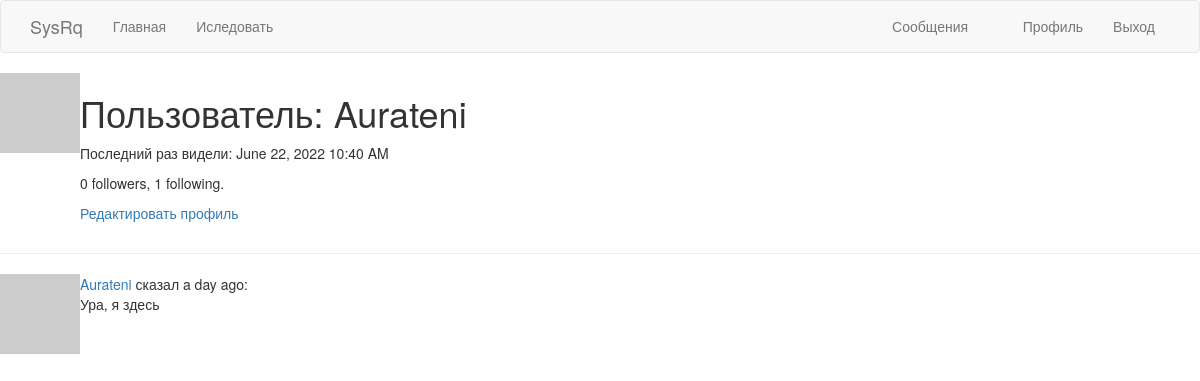
/user/Aurateni (signed in), run on the app's committed database.
### app/models.py (models this page shows, shortened)
class User(UserMixin, db.Model):
    id = db.Column(db.Integer, primary_key=True)
    username = db.Column(db.String(64), index=True, unique=True)
    email = db.Column(db.String(120), index=True, unique=True)
    password_hash = db.Column(db.String(128))
    posts = db.relationship('Post', backref='author', lazy='dynamic')
    about_me = db.Column(db.String(140))
    last_seen = db.Column(db.DateTime, default=datetime.utcnow)
    followed = db.relationship(
        'User', secondary=followers,
        primaryjoin=(followers.c.follower_id == id),
        secondaryjoin=(followers.c.followed_id == id),
        backref=db.backref('followers', lazy='dynamic'), lazy='dynamic')
    messages_sent = db.relationship('Message',
                                    foreign_keys='Message.sender_id',
                                    backref='author', lazy='dynamic')
    messages_received = db.relationship('Message',
                                        foreign_keys='Message.recipient_id',
                                        backref='recipient', lazy='dynamic')
    last_message_read_time = db.Column(db.DateTime)
    notifications = db.relationship('Notification', backref='user',
                                    lazy='dynamic')
    def new_messages(self):
        last_read_time = self.last_message_read_time or datetime(1900, 1, 1)
        return Message.query.filter_by(recipient=self).filter(
            Message.timestamp > last_read_time).count()
    def avatar(self, size):
        digest = md5(self.email.lower().encode('utf-8')).hexdigest()
        return 'https://www.gravatar.com/avatar/{}?d=identicon&s={}'.format(
            digest, size)

class Post(db.Model):
    id = db.Column(db.Integer, primary_key=True)
    body = db.Column(db.String(140))
    timestamp = db.Column(db.DateTime, index=True, default=datetime.utcnow)
    user_id = db.Column(db.Integer, db.ForeignKey('user.id'))

### app/routes.py (the view)
@app.route('/user/<username>')
@login_required
def user(username):
    user = User.query.filter_by(username=username).first_or_404()
    page = request.args.get('page', 1, type=int)
    posts = user.posts.order_by(Post.timestamp.desc()).paginate(
        page, app.config['POSTS_PER_PAGE'], False)
    next_url = url_for('user', username=user.username, page=posts.next_num) \
        if posts.has_next else None
    prev_url = url_for('user', username=user.username, page=posts.prev_num) \
        if posts.has_prev else None
    form = EmptyForm()
    return render_template('user.html', user=user, posts=posts.items, next_url=next_url, prev_url=prev_url, form=form)

### app/models.py (called while the page is built)
@login.user_loader
def load_user(id):
    return User.query.get(int(id))

### app/routes.py (called while the page is built)
@app.before_request
def before_request():
    if current_user.is_authenticated:
        current_user.last_seen = datetime.utcnow()
        db.session.commit()

### app/templates/user.html (shortened to what this page needs)
{% extends "base.html" %}
{% block content %}
     <table>
        <tr valign="top">
            <td><img src="{{ user.avatar(128) }}"></td>
            <td>
                <h1>Пользователь: {{ user.username }}</h1>
                {% if user.last_seen %}
                <p>{{ ('Последний раз видели') }}: {{ moment(user.last_seen).format('LLL') }}</p>
                {% endif %}
                <p>{{ user.followers.count() }} followers, {{ user.followed.count() }} following.</p>
                {% if user == current_user %}
                <p><a href="{{ url_for('edit_profile') }}">Редактировать профиль</a></p>
                {% endif %}
            </td>
        </tr>
    </table>
    <hr>
    {% for post in posts %}
        {% include '_post.html' %}
    {% endfor %}
{% endblock %}

### app/templates/_post.html
 <table>
        <tr valign="top">
            <td><img src="{{ post.author.avatar(70) }}"></td>
            <td>
                <a href="{{ url_for('user', username=post.author.username) }}">
                    {{ post.author.username }}
                </a>
                сказал {{ moment(post.timestamp).fromNow() }}:
            <br>
            {{ post.body }}
            </td>
        </tr>
    </table>

### data on the page
User: username "Aurateni", last_seen "June 22, 2022 10:40 AM"
Post: author.username "Aurateni", timestamp "a day ago", body "Ура, я здесь"

### other printed values
{{ ('Главная') }} "Главная"
{{ ('Иследовать') }} "Иследовать"
{{ ('Сообщения') }} "Сообщения"
{{ ('Профиль') }} "Профиль"
{{ ('Выход') }} "Выход"
{{ ('Последний раз видели') }} "Последний раз видели"
{{ user.followers.count() }} "0"
{{ user.followed.count() }} "1"
